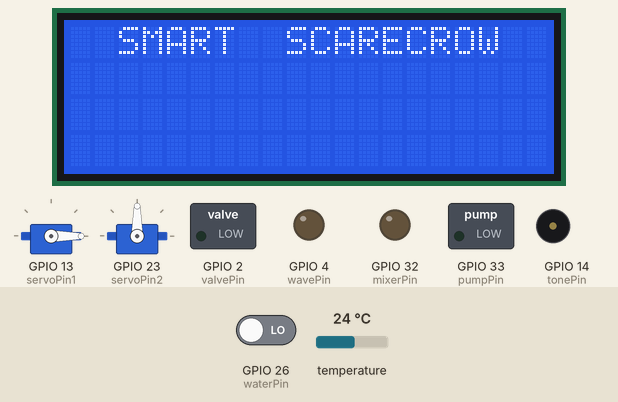
A sketch run on a simulated ESP32. Shown: 2 × servo, 20×4 character LCD, switched loads named in the sketch (green lamp = pin HIGH), output pins drawn as LEDs (lit = HIGH), buzzer (waves = sounding). The test bench sets the inputs (shaded band); at power-on: GPIO 26 (waterPin) LOW, temperature 24 °C. WiFi joins after 1.5 s; servers stay silent unless stated; pins used as bus, display or sensor lines are not drawn; what the sketch prints to the serial monitor is not drawn.

Above: at 5.8 s.
At 6.8 s:
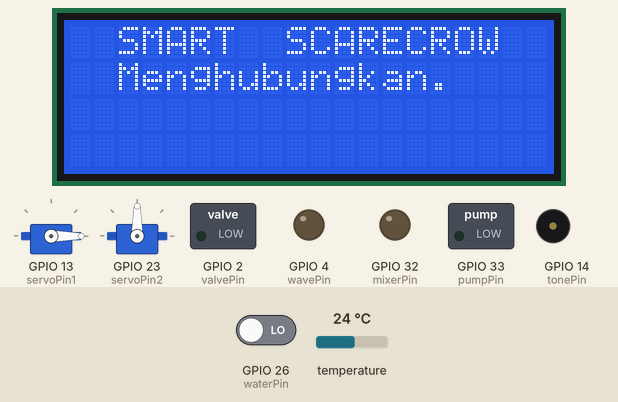
At 8.16 s:
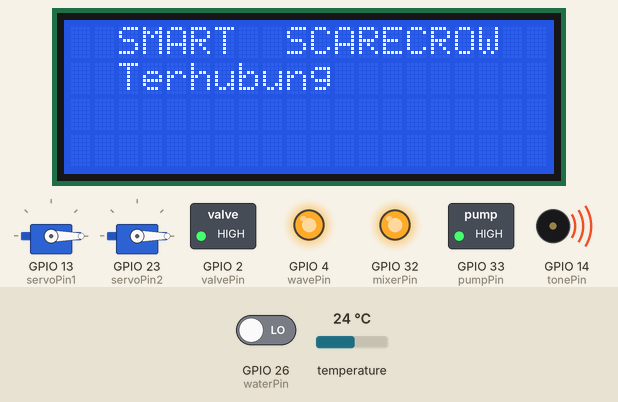
At 9.2 s:
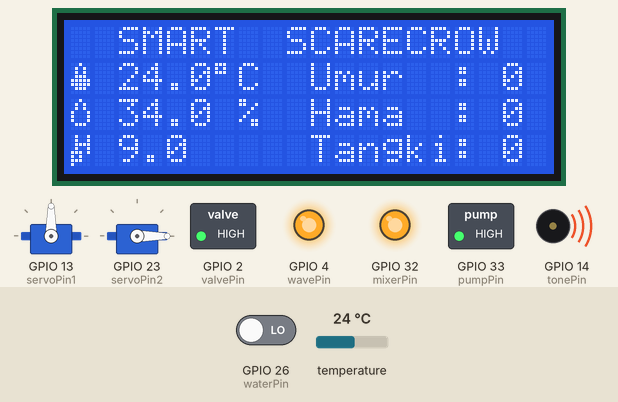
Timing chart, 0 to 10.7 s (numbered marks = the images above):
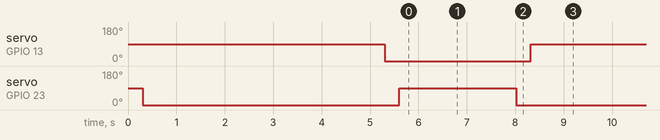

The sketch:

scarecrow.ino
```cpp
#include <WiFi.h>
#include <Wire.h>
#include <time.h>
#include <Ticker.h>
#include <Arduino.h>
#include <OneWire.h>
#include <ESP32Servo.h>
#include <SoftwareSerial.h>
#include <LiquidCrystal_I2C.h>
#include <DallasTemperature.h>

#define FREQUENCY1 20000
#define FREQUENCY2 40000

LiquidCrystal_I2C lcd(0x27, 20, 4);

Servo myservo1;
Servo myservo2;

Ticker timeTicker1;
Ticker timeTicker2;

const char* ssid = "scarecrow";
const char* password = "12345678";
const char* host = "192.168.105.133"; // Ganti dengan IP address Raspberry Pi
const uint16_t port = 8083;

unsigned long sendDataPrevMillis = 0;
bool manualPH, manualWave, manualMoist;
float soilPH, moist, temp, voltage1, voltage2, current1, current2;
int water = 1, count = 0;
int night, age, pest, M1, M2, M3, M4, dolomit, ultrasonic, moisture;
int currentFrequency = FREQUENCY1;
String newData = "";
const int moistPin = 27;
const int waterPin = 26;
const int oneWireBusPin = 25;
const int voltPin1 = 35;
const int currentPin1 = 34;
const int pumpPin = 33;
const int mixerPin = 32;
const int valvePin = 2;
const int wavePin = 4;
const int servoPin1 = 13;
const int servoPin2 = 23;
const int tonePin = 14;
const int RE = 18;
const int DE = 17;
const int RX1 = 19;
const int TX1 = 16;
const int voltPin2 = 39;
const int currentPin2 = 36;

const byte ph[] = {0x01, 0x03, 0x00, 0x00, 0x00, 0x01, 0x84, 0x0A};
byte values[11];

const int numReadings = 10; // Jumlah nilai yang akan disimpan
float readings[numReadings]; // Array untuk menyimpan nilai
int readIndex = 0;           // Indeks saat ini dalam array
float total = 0;             // Jumlah semua nilai
float average = 0;

float readings2[numReadings]; // Array untuk menyimpan nilai
int readIndex2 = 0;           // Indeks saat ini dalam array
float total2 = 0;             // Jumlah semua nilai
float average2 = 0;

byte symbolTemp[8] = {B00100, B01010, B01010, B01110, B11111, B11111, B01110, B00000};
byte symbolMoist[8] = {B00100, B01010, B01010, B10001, B10001, B10001, B01110, B00000};
byte symbolPh[8] = {B01001, B01001, B01111, B01001, B11101, B10100, B11100, B10000};

OneWire oneWire(oneWireBusPin);
DallasTemperature sensors(&oneWire);

SoftwareSerial mod(RX1, TX1);

time_t startTime;

int mapValue(int input) {
  int minInput = 100;
  int maxInput = 3008;

  int minOutput = 0;
  int maxOutput = 100;

  int output = map(input, minInput, maxInput, maxOutput, minOutput);
  return output;
}

void setup()
{
  Serial.begin(115200);

  myservo1.attach(servoPin1);
  myservo2.attach(servoPin2);

  myservo1.write(90);
  delay(300);
  myservo2.write(0);
 delay(5000);
  myservo1.write(0);
  delay(300);
  myservo2.write(90);

  lcd.begin(20, 4);
  lcd.init();
  lcd.backlight();

  mod.begin(4800);

  lcd.setCursor(0, 0);
  lcd.print("  SMART  SCARECROW  ");

  WiFi.begin(ssid, password);

  while (WiFi.status() != WL_CONNECTED) {
    int ii;
    delay(1000);
    if (ii == 4) {
      for (int i = 0; i < 5; i++) {
        lcd.setCursor(15 + i, 1);
        lcd.print(" ");
      }
      ii = 0;
    }
    Serial.println("Connecting to WiFi...");
    lcd.setCursor(0, 1);
    lcd.print("  Menghubungkan");
    lcd.setCursor(15 + ii, 1);
    lcd.print(".");
    ii++;
  }
  Serial.println("Connected to WiFi");
  lcd.setCursor(0, 1);
  lcd.print("  Terhubung         ");

  sensors.begin();

  Wire.begin();

  pinMode(RE, OUTPUT);
  pinMode(DE, OUTPUT);
  pinMode(waterPin, INPUT);
  pinMode(pumpPin, OUTPUT);
  pinMode(mixerPin, OUTPUT);
  pinMode(valvePin, OUTPUT);
  pinMode(wavePin, OUTPUT);
  digitalWrite(pumpPin, HIGH);
  digitalWrite(mixerPin, HIGH);
  digitalWrite(valvePin, HIGH);
  digitalWrite(wavePin, HIGH);

  for (int thisReading = 0; thisReading < numReadings; thisReading++) {
    readings[thisReading] = 0;
    readings2[thisReading] = 0;
  }
  ledcSetup(0, FREQUENCY1, 8);
  ledcAttachPin(tonePin, 0);
  ledcWriteTone(0, currentFrequency);
}

void loop()
{
  WiFiClient client;

  if (!client.connect(host, port)) {
    Serial.println("Connection to server failed");
    delay(1000);
    return;
  }

  myservo2.write(0);
  delay(300);
  myservo1.write(90);

  water = digitalRead(waterPin);

  float moistSensor = analogRead(moistPin);
  moist = mapValue(moistSensor);
  if (moist < 0)moist = 0;
  if (moist > 100)moist = 100;

  sensors.requestTemperatures();

  temp = sensors.getTempCByIndex(0);
  if (temp < 0)temp = 0;

  byte val;
  digitalWrite(DE, HIGH);
  digitalWrite(RE, HIGH);
  delay(10);
  if (mod.write(ph, sizeof(ph)) == 8)
  {
    digitalWrite(DE, LOW);
    digitalWrite(RE, LOW);
    for (byte i = 0; i < 11; i++)
    {
      values[i] = mod.read();
      Serial.print(values[i], HEX);
    }
    Serial.println();
  }
  soilPH = float(values[4]) / 10;
  if (soilPH > 9)soilPH = 9;

  int voltValue1 = analogRead(voltPin1); // Membaca nilai analog dari pin sensor
  voltage1 = (voltValue1 / 4095.0) * 3.3 / (7500.0 / (30000.0 + 7500.0)) + 0.6;
  if (voltage1 <= 0.61)voltage1 = 0;

  int voltValue2 = analogRead(voltPin2); // Membaca nilai analog dari pin sensor
  voltage2 = (voltValue2 / 4095.0) * 3.3 / (7500.0 / (30000.0 + 7500.0)) + 0.6;
  if (voltage2 <= 0.61)voltage2 = 0;

  total = total - readings[readIndex];
  int adc1 = analogRead(currentPin1);
  float volt1 = (adc1 * 3.336) / 4095;
  current1 = (volt1 - 1.48) / 0.185;
  readings[readIndex] = current1;
  total = total + current1;
  readIndex = readIndex + 1;
  if (readIndex >= numReadings)readIndex = 0;
  average = total / numReadings;
  if (average < 0.5)average = 0;
  current1 = average / 1000;

  total2 = total2 - readings2[readIndex2];
  int adc2 = analogRead(currentPin2);
  float volt2 = (adc2 * 3.336) / 4095;
  current2 = (volt1 - 1.48) / 0.185;
  readings2[readIndex2] = current2;
  total2 = total2 + current2;
  readIndex2 = readIndex2 + 1;
  if (readIndex2 >= numReadings)readIndex2 = 0;
  average2 = total2 / numReadings;
  if (average2 < 0.5)average2 = 0;
  current2 = average2 / 1000;

  Serial.print("Moist: ");
  Serial.print(moist);
  Serial.print(" %| Temp: ");
  Serial.print(temp);
  Serial.print(" C| pH: ");
  Serial.print(soilPH);
  Serial.print(" | Volt 1: ");
  Serial.print(voltage1);
  Serial.print(" V| Volt 2: ");
  Serial.print(voltage2);
  Serial.print(" V| Current 1: ");
  Serial.print(current1);
  Serial.print(" mA| Current 2: ");
  Serial.print(current2);
  Serial.print(" mA| Water: ");
  Serial.println(water);

  lcd.createChar(1, symbolTemp);
  lcd.createChar(2, symbolMoist);
  lcd.createChar(3, symbolPh);
  lcd.clear();
  lcd.setCursor(0, 0);
  lcd.print("  SMART  SCARECROW  ");
  lcd.setCursor(0, 1);
  lcd.write(1);
  lcd.print(" ");
  lcd.print(temp, 1);
  lcd.print((char)223);
  lcd.print("C");
  lcd.setCursor(0, 2);
  lcd.write(2);
  lcd.print(" ");
  lcd.print(moist, 1);
  lcd.print(" %");
  lcd.setCursor(0, 3);
  lcd.write(3);
  lcd.print(" ");
  lcd.print(soilPH, 1);
  lcd.setCursor(10, 1);
  lcd.print("Umur  : ");
  lcd.print(age);
  lcd.setCursor(10, 2);
  lcd.print("Hama  : ");
  lcd.print(pest);
  lcd.setCursor(10, 3);
  lcd.print("Tangki: ");
  lcd.print(water);

  String message = String(moist) + "&" + String(temp) + "&" + String(soilPH) + "&" + String(voltage1) + "&" + String(voltage2) + "&" + String(current1) + "&" + String(current2) + "&" + String(water);
  client.print(message);
  Serial.println("Message sent: " + message);

  while (client.available() == 0) {
    delay(100);
  }

  String response = client.readString();
  Serial.println("Response: " + response);
  if (response != newData)
    splitString(response);
  newData = response;

  // Tampilkan hasilnya
  Serial.print("M1: ");
  Serial.println(M1);
  Serial.print("M2: ");
  Serial.println(M2);
  Serial.print("M3: ");
  Serial.println(M3);
  Serial.print("M4: ");
  Serial.println(M4);
  Serial.print("age: ");
  Serial.println(age);
  Serial.print("pest: ");
  Serial.println(pest);

  if (voltage2 <= 0.5)
    night = 1;
  else
    night = 0;
  if (night)
    currentFrequency = FREQUENCY2;
  else
    currentFrequency = FREQUENCY1;

  if (M2 == 1) {
      controlPH();
  }
  else if (M3 == 1) {
    ultrasonic = 1;
  }
  else if (M4 == 1) {
    moisture = 1;
  }
  if (dolomit)controlPH();
  if (moisture)controlMoisture();
  ultrasonic = 0;
  moisture = 0;
  M1 = 0;
  M2 = 0;
  M3 = 0;
  M4 = 0;
  client.stop();
  delay(1000);
}

void controlPH() {
  digitalWrite(valvePin, HIGH);
  if (water == 1) {
    digitalWrite(pumpPin, LOW);
  }
  else {
    digitalWrite(pumpPin, HIGH);
    myservo2.write(0);
    delay(300);
    myservo1.write(90);
    digitalWrite(mixerPin, LOW);
    timeTicker1.attach(30, deactiveMixer);
  }
}

void controlMoisture() {
  if (!dolomit) {
    digitalWrite(valvePin, LOW);
  }
  timeTicker1.attach(10, deactiveValve);
}

void deactiveMixer() {
  digitalWrite(valvePin, LOW);
  digitalWrite(mixerPin, HIGH);
  myservo1.write(0);
  delay(300);
  myservo2.write(90);
  timeTicker1.detach();
  timeTicker1.attach(10, deactiveValve);
  dolomit = 0;
  Serial.println("Dolomit selesai diproses");
}

void deactiveValve() {
  digitalWrite(valvePin, HIGH);
  timeTicker1.detach();
}

void splitString(String str) {
  str = str.substring(1, str.length() - 1);
  char buf[str.length() + 1];
  str.toCharArray(buf, str.length() + 1);
  char *token = strtok(buf, "&");

  if (token != NULL) {
    M1 = atoi(token);
    token = strtok(NULL, "&");
  }

  if (token != NULL) {
    M2 = atoi(token);
    token = strtok(NULL, "&");
  }

  if (token != NULL) {
    M3 = atoi(token);
    token = strtok(NULL, "&");
  }

  if (token != NULL) {
    M4 = atoi(token);
    token = strtok(NULL, "&");
  }

  if (token != NULL) {
    age = atoi(token);
    token = strtok(NULL, "&");
  }

  if (token != NULL) {
    pest = atoi(token);
  }
}
```

Measured:
- by itself, servo on GPIO 13 (servoPin1): 90° → 0° at 5.3 s, → 90° 3.0 s later
- by itself, servo on GPIO 23 (servoPin2): 90° → 0° at 0.30 s, → 90° 5.3 s later, → 0° 2.4 s later
- what the display in image 0 shows lasts 1.1 s, from 5.7 s to 6.8 s
- what the display in image 1 shows lasts 1.0 s, from 6.8 s to 7.8 s
- what the display in image 2 shows lasts 1.4 s, from 7.8 s to 9.2 s
